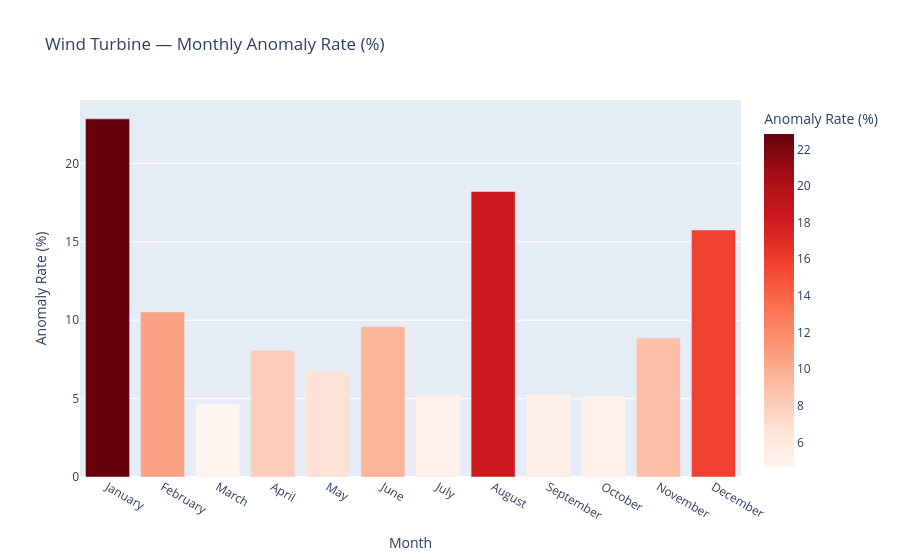

Notebook cell for this chart:
### Code cell
wind["month"] = wind["datetime"].dt.month
wind["month_name"] = wind["datetime"].dt.strftime("%B")

monthly = wind.groupby("month")["anomaly"].mean().reset_index()
monthly["anomaly_rate"] = (monthly["anomaly"] * 100).round(2)
monthly["month_name"] = pd.to_datetime(monthly["month"], format="%m").dt.strftime("%B")

fig = px.bar(monthly, x="month_name", y="anomaly_rate",
             title="Wind Turbine — Monthly Anomaly Rate (%)",
             labels={"month_name": "Month", "anomaly_rate": "Anomaly Rate (%)"},
             color="anomaly_rate",
             color_continuous_scale="Reds")
fig.show()

### Figure 1 — Plotly figure (JSON) as saved in the notebook; plotly's stock layout.template omitted (floating-point values rounded to 4 significant figures)
{"data": [{"hovertemplate": "Month=%{x}<br>Anomaly Rate (%)=%{marker.color}<extra></extra>", "legendgroup": "", "marker": {"color": [22.84, 10.53, 4.66, 8.09, 6.72, 9.59, 5.21, 18.21, 5.26, 5.12, 8.87, 15.75], "coloraxis": "coloraxis", "pattern": {"shape": ""}}, "name": "", "orientation": "v", "showlegend": false, "textposition": "auto", "type": "bar", "x": ["January", "February", "March", "April", "May", "June", "July", "August", "September", "October", "November", "December"], "xaxis": "x", "y": [22.84, 10.53, 4.66, 8.09, 6.72, 9.59, 5.21, 18.21, 5.26, 5.12, 8.87, 15.75], "yaxis": "y"}], "layout": {"barmode": "relative", "coloraxis": {"autocolorscale": false, "colorbar": {"title": {"text": "Anomaly Rate (%)"}}, "colorscale": [[0, "rgb(255,245,240)"], [0.125, "rgb(254,224,210)"], [0.25, "rgb(252,187,161)"], [0.375, "rgb(252,146,114)"], [0.5, "rgb(251,106,74)"], [0.625, "rgb(239,59,44)"], [0.75, "rgb(203,24,29)"], [0.875, "rgb(165,15,21)"], [1, "rgb(103,0,13)"]]}, "legend": {"tracegroupgap": 0}, "title": {"text": "Wind Turbine — Monthly Anomaly Rate (%)"}, "xaxis": {"anchor": "y", "domain": [0, 1], "title": {"text": "Month"}}, "yaxis": {"anchor": "x", "domain": [0, 1], "title": {"text": "Anomaly Rate (%)"}}}}
